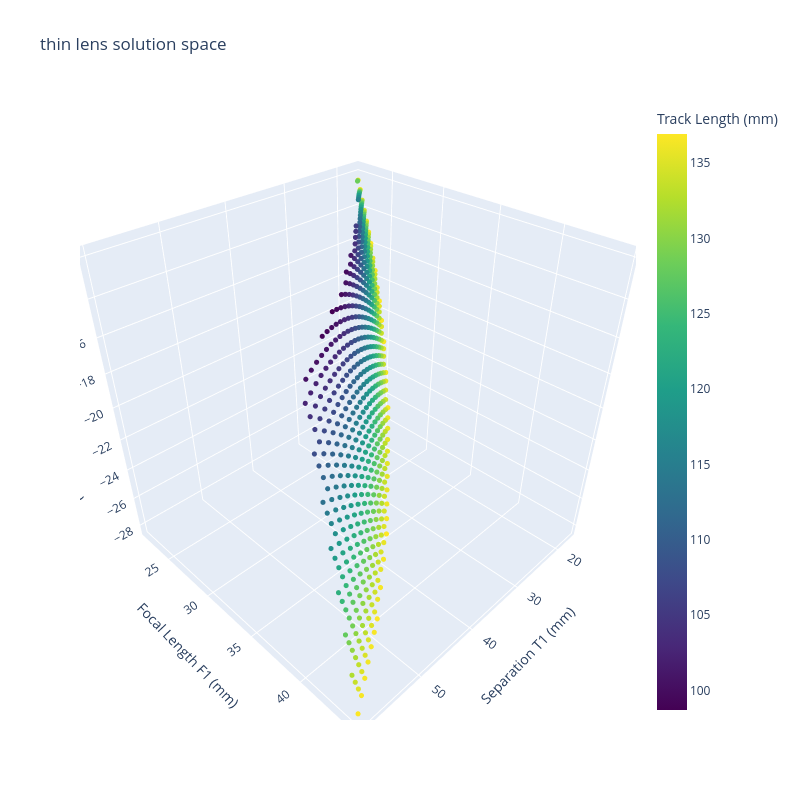

Notebook code cell kept with this figure:
### Code cell
import numpy as np
import plotly.graph_objects as go
import matplotlib.pyplot as plt


t1_range = np.arange(1, 60, 0.5)    
f1_range = np.arange(1, 100, 0.5)  
p1_range = 1 / f1_range

T1, P1 = np.meshgrid(t1_range, p1_range)

P2_num = (1.333333 - 100 * P1)
P2_den = (100 + T1 * (1 - 100 * P1))

# Handle potential division by zero
with np.errstate(divide='ignore', invalid='ignore'):
    P2 = np.where(P2_den != 0, P2_num / P2_den, np.nan)

F1 = 1 / P1
F2 = 1 / P2

Y2 = 100 + T1 * (1 - 100 * P1)
T2 = 3 * Y2

Lens_Track = T1 + T2

mask = (
    (T2 > 5) &
    (Lens_Track < 137) &        
    (np.abs(F2) > 12) &
    np.isfinite(P2) &
    (P2 != 0)
)

# Stack valid results: [T1, F1, F2, T2, Track]
points = np.column_stack((T1[mask], 
                          F1[mask], 
                          F2[mask], 
                          T2[mask], 
                          Lens_Track[mask]))

# --- 5. Plotting ---
print(f"Found {len(points)} valid designs fitting < 130mm track.")

fig = go.Figure(data=go.Scatter3d(
    x=points[:, 0],     # T1
    y=points[:, 1],     # F1
    z=points[:, 2],     # F2
    mode='markers',
    marker=dict(
        size=3,
        color=points[:, 4], # Color by Track Length
        colorscale='Viridis',
        colorbar=dict(title="Track Length (mm)"),
        showscale=True
    )
))

fig.update_layout(
    width=800, height=800,
    title="thin lens solution space",
    scene=dict(
        xaxis_title='Separation T1 (mm)',
        yaxis_title='Focal Length F1 (mm)',
        zaxis_title='Focal Length F2 (mm)',
        aspectmode='cube'
    )
)

fig.show()

### Figure 1 — Plotly figure (JSON) as saved in the notebook; plotly's stock layout.template omitted (floating-point values rounded to 4 significant figures; data arrays with more than 128 entries replaced by an {"elided": "..."} marker saying what was removed)
{"data": [{"marker": {"color": {"elided": "545 float values"}, "colorbar": {"title": {"text": "Track Length (mm)"}}, "colorscale": [[0, "#440154"], [0.1111, "#482878"], [0.2222, "#3e4989"], [0.3333, "#31688e"], [0.4444, "#26828e"], [0.5556, "#1f9e89"], [0.6667, "#35b779"], [0.7778, "#6ece58"], [0.8889, "#b5de2b"], [1, "#fde725"]], "showscale": true, "size": 3}, "mode": "markers", "type": "scatter3d", "x": {"elided": "545 float values"}, "y": {"elided": "545 float values"}, "z": {"elided": "545 float values"}}], "layout": {"height": 800, "scene": {"aspectmode": "cube", "xaxis": {"title": {"text": "Separation T1 (mm)"}}, "yaxis": {"title": {"text": "Focal Length F1 (mm)"}}, "zaxis": {"title": {"text": "Focal Length F2 (mm)"}}}, "title": {"text": "thin lens solution space"}, "width": 800}}
